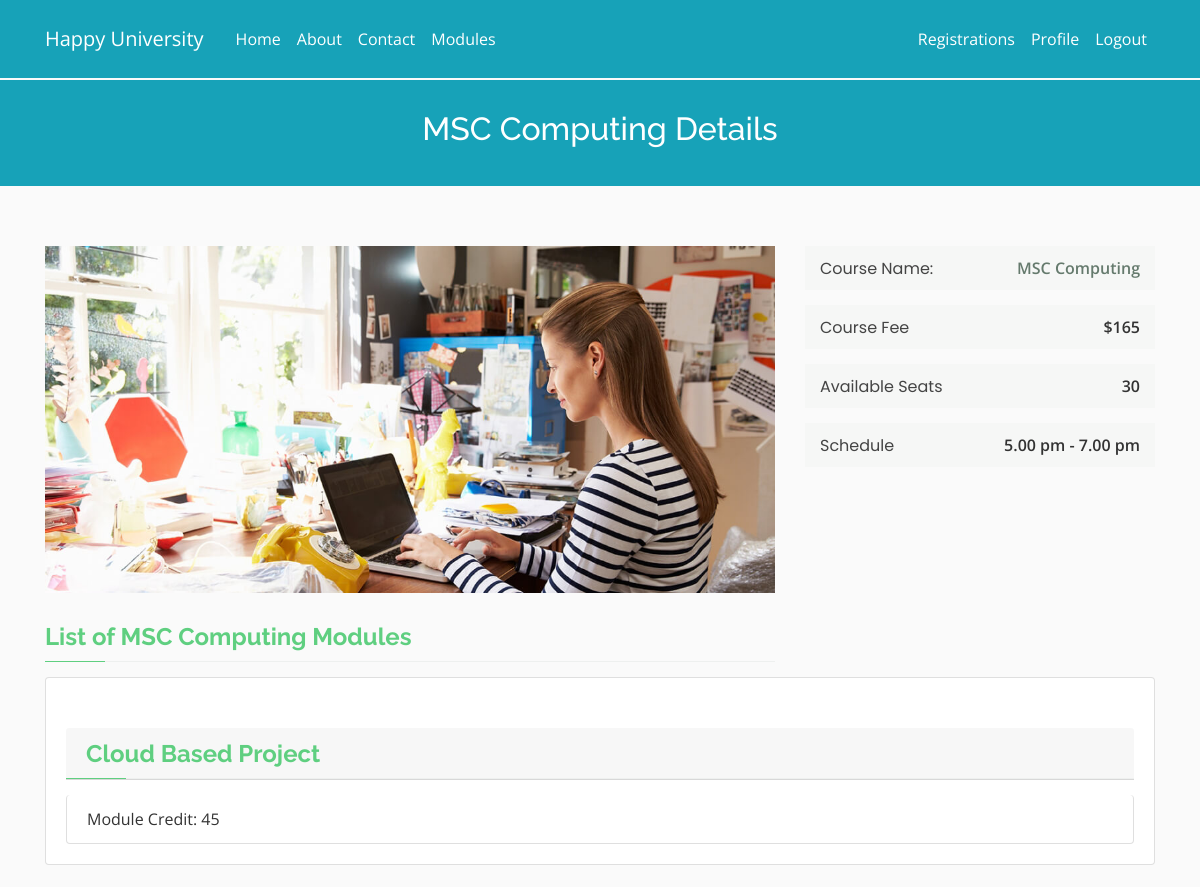
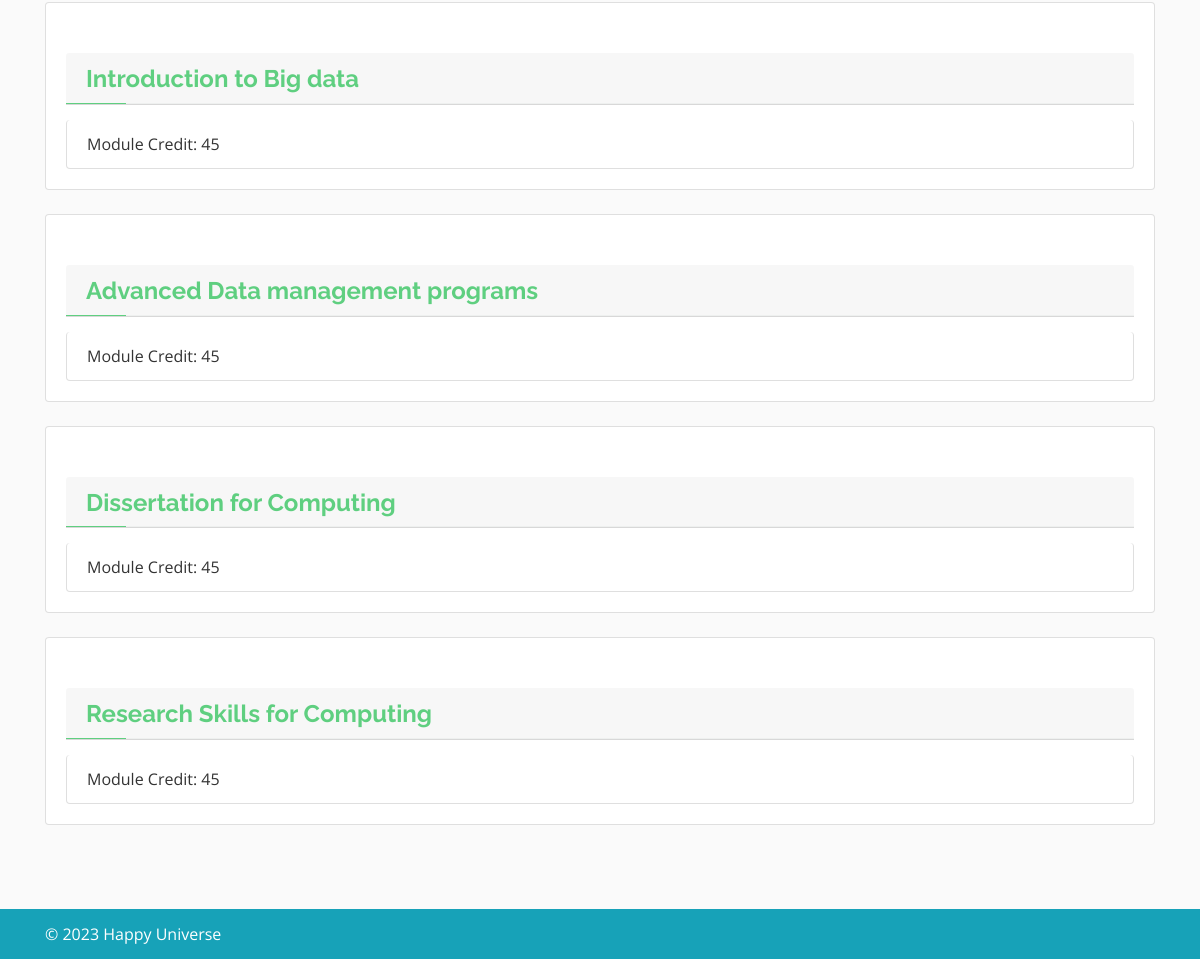
/course/1/ (signed in), run on the app's committed database (2 pictures, top to bottom).
### courseapp/models.py (models this page shows, shortened)
class Module(models.Model):
    name = models.CharField(max_length=100)
    code = models.CharField(max_length=100)
    credit = models.IntegerField()
    description = models.TextField()
    category = models.CharField(max_length=100)
    availability = models.BooleanField(default=True)
    courses = models.ManyToManyField(Group, related_name="modules")

### registrationapp/decorators.py (the view)
        def wrapped_view(request, *args, **kwargs):
            if not request.user.is_authenticated:
                if message:
                    messages.warning(request, message)
                return redirect("accounts:login")
            return view_func(request, *args, **kwargs)

### courseapp/views.py (called while the page is built)
@login_required_with_message(message="You need to log in to access this page.")
def course_detail(request, pk):
    course = get_object_or_404(Group, pk=pk)
    modules = course.modules.all()
    context = {"course": course, "modules": modules}
    return render(request, "courseapp/course_detail.html", context)

### registrationapp/context_processor.py (called while the page is built)
def Courses(request):
    courses =Group.objects.all()
    return {"courses":courses}

### courseapp/templates/courseapp/course_detail.html
{% extends "courseapp/base.html" %}
{% load static%}
{% block content %}
<main id="main">
  <div class="breadcrumbs" data-aos="fade-in">
    <div class="container">
      <h2 class="text-white">{{ course.name }} Details</h2>
    </div>
  </div>
  <section id="course-details" class="course-details">
    <div class="container" data-aos="fade-up">
      <div class="row">
        <div class="col-lg-8">
          <img src=" {% static 'img/course-details.jpg' %}" class="img-fluid" alt="">
          <h3><a href=""> List of {{ course.name }} Modules</a></h3>
        </div>
        <div class="col-lg-4">
          <div class="course-info d-flex justify-content-between align-items-center">
            <h5>Course Name:</h5>
            <p><a href="">{{ course.name }}</a></p>
          </div>
          <div class="course-info d-flex justify-content-between align-items-center">
            <h5>Course Fee</h5>
            <p>$165</p>
          </div>
          <div class="course-info d-flex justify-content-between align-items-center">
            <h5>Available Seats</h5>
            <p>30</p>
          </div>
          <div class="course-info d-flex justify-content-between align-items-center">
            <h5>Schedule</h5>
            <p>5.00 pm - 7.00 pm</p>
          </div>
        </div>
      </div>
    </div>
    <div class="container" >
      {% for module in modules %}
      <div class="card" data-aos="fade-in"
      data-aos-duration="3000">
        <div class="card-body">
          <h3 class="card-header"><a href="{% url 'courseapp:module_detail' module.code %}"> {{ module.name }} </a></h3>
          <ul class="list-group">
            <li class="list-group-item">Module Credit: {{ module.credit }}</li>
          </ul>
        </div>
      </div>
      <br>
      {% endfor %}
    </div>
  </section>
</main>
{% endblock %}

### courseapp/static/css/style.css (style rules this page uses)
body { font-family: "Open Sans", sans-serif; color: #444444; }
a { color: #5fcf80; text-decoration: none; }
h1, h2, h3, h4, h5, h6 { font-family: "Raleway", sans-serif; }
section { padding: 60px 0; overflow: hidden; }
.breadcrumbs { margin-top: 73px; text-align: center; background: #17a2b8; padding: 30px 0; color: #fff; }
.breadcrumbs h2 { font-size: 32px; font-weight: 500; }
.course-details h3 { font-size: 24px; margin: 30px 0 15px 0; font-weight: 700; position: relative; padding-bottom: 10px; }
.course-details h3:before { content: ""; position: absolute; display: block; width: 100%; height: 1px; background: #eef0ef; bottom: 0; left: 0; }
.course-details h3:after { content: ""; position: absolute; display: block; width: 60px; height: 1px; background: #5fcf80; bottom: 0; left: 0; }
.course-details .course-info { background: #f6f7f6; padding: 10px 15px; margin-bottom: 15px; }
.course-details .course-info h5 { font-weight: 400; font-size: 16px; margin: 0; font-family: "Poppins", sans-serif; }
.course-details .course-info p { margin: 0; font-weight: 600; }
.course-details .course-info a { color: #657a6d; }
html { position: relative; min-height: 100%; }
body { background: #fafafa; color: #333333; margin-top: 5rem; margin-bottom: 50px; }
h1, h2, h3, h4, h5, h6 { color: #444444; }
ul { margin: 0; }

### data on the page
Module: name "Cloud Based Project", credit "45"
Module: name "Introduction to Big data", credit "45"
Module: name "Advanced Data management programs", credit "45"
Module: name "Dissertation for Computing", credit "45"
Module: name "Research Skills for Computing", credit "45"

### other printed values
{{ course.name }} "MSC Computing"
